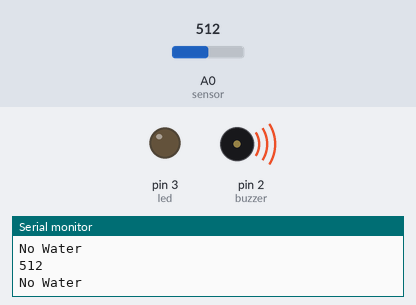
Simulated run of this sketch. Board: Arduino Uno, built with avr-gcc and run on an emulated ATmega328P. Parts: output pins drawn as LEDs (lit = HIGH), buzzer (waves = sounding, pin HIGH), the last lines printed to the serial monitor. Inputs (shaded band) come from the test bench; at power-on: A0 (sensor) = 512.

Above: at 1.3 s.
1.4 s: A0 (sensor) set to 107
2.9 s: A0 (sensor) set to 90
At 4.1 s:
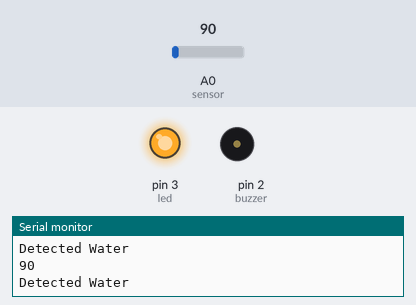
4.5 s: A0 (sensor) set to 110
At 5.4 s:
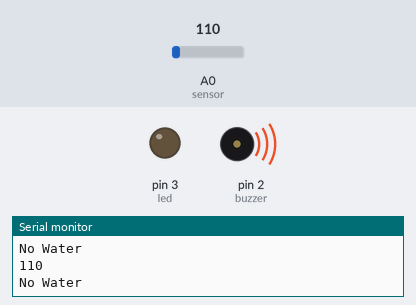
6.0 s: A0 (sensor) set to 0
At 6.5 s:
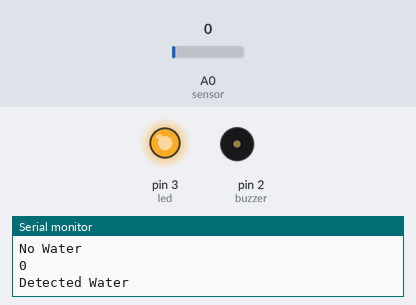
Timing chart, 0 to 8.5 s (numbered marks = the images above; inputs shaded):
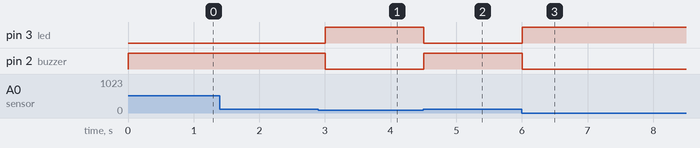

The sketch:

M0550_Arduino.ino
```cpp
int sensor = A0;
int led = 3;
int buzzer = 2;
int val = 0;

void setup() {
  Serial.begin(9600);
  pinMode(sensor, INPUT);
  pinMode(led, OUTPUT);
  pinMode(buzzer, OUTPUT);
}

void loop() {
  val = analogRead(sensor);
  Serial.println(val);
  if (val > 100){
    digitalWrite(led, LOW);
    digitalWrite(buzzer, HIGH);
    Serial.println("No Water");
  }
  if (val < 100){
    digitalWrite(led, HIGH);
    digitalWrite(buzzer, LOW);
    Serial.println("Detected Water");
  }
  delay(500);
}
```

Measured:
- the behaviour switches between 100 and 99 on A0 (sensor) (found by bisection; images 0 and 1)
- after the input at 2.9 s, pin 3 (led): LOW → HIGH after 0.10 s; pin 2 (buzzer): HIGH → LOW after 0.10 s
- after the input at 4.5 s, pin 3 (led): HIGH → LOW at once; pin 2 (buzzer): LOW → HIGH at once
- after the input at 6.0 s, pin 3 (led): LOW → HIGH at once; pin 2 (buzzer): HIGH → LOW at once
